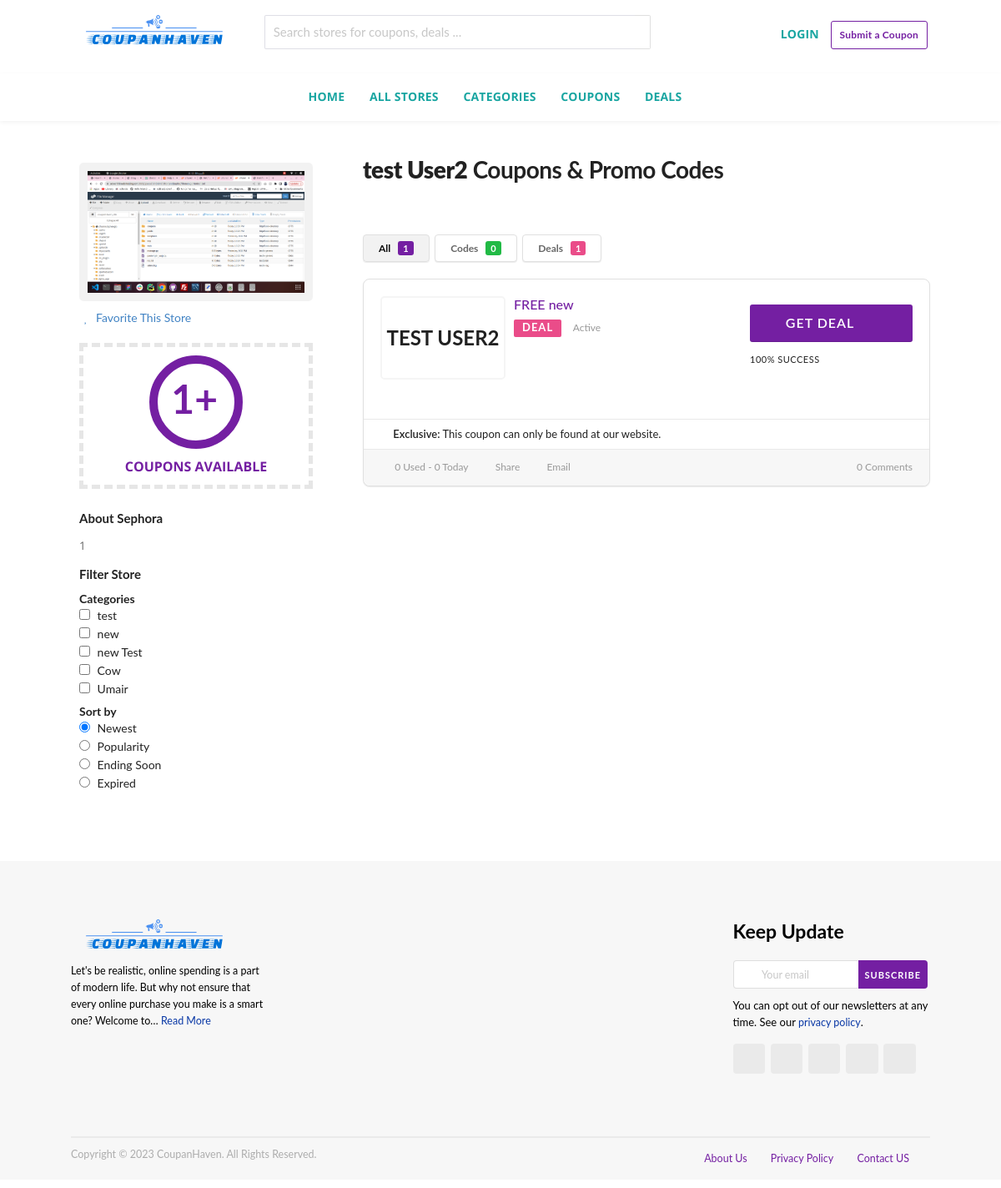
Page /stores/store_detail/1/1/ on the earlier database version.
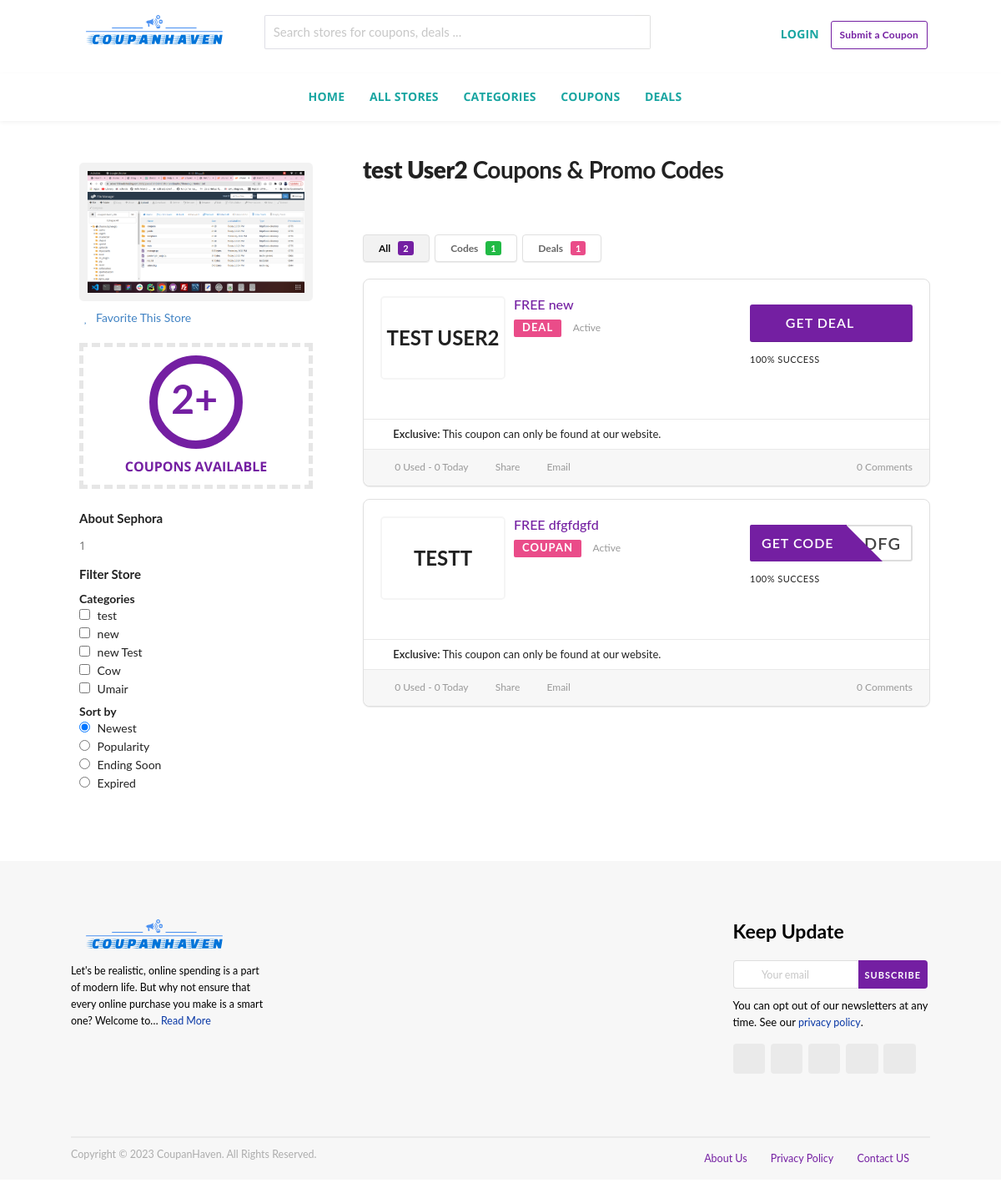
Same page on the later database version.
### web/models.py (models this page shows, shortened)
class Store(models.Model):
    name = models.CharField(max_length=100)
    image = models.ImageField(upload_to='media/store_images/')
    deepLink = models.URLField()
    description = models.CharField(max_length=1000)

class Coupon(models.Model):
    name = models.CharField(max_length=100)
    slug = models.TextField()
    description = models.TextField()
    coupon_code = models.CharField(max_length=50)
    deeplink = models.URLField()
    store = models.ForeignKey(Store, on_delete=models.CASCADE)
    category = models.ForeignKey(Category, on_delete=models.CASCADE)
    is_deal = models.BooleanField(default=False)
    expires_at = models.DateTimeField()
    added_at = models.DateTimeField(auto_now_add=True)
    clicks = models.PositiveIntegerField(default=0)

class Category(models.Model):
    name = models.CharField(max_length=100)
    image = models.ImageField(upload_to='media/category_images/')
    icon = models.CharField(max_length=100)

### web/views.py (the view)
# urls.py: path('stores/store_detail/<int:pk>/<int:page>/', store_details, name='store-detail'),
def store_details(request,pk, page=1):
    page = int(page)
    items_per_page = 15
    all_coupons = Coupon.objects.filter(store__id=pk)
    store = Store.objects.filter(id=pk)
    code_count = all_coupons.filter(is_deal=False).count()
    deal_count = all_coupons.filter(is_deal=True).count()
    total_count = all_coupons.count()
    paginator = Paginator(all_coupons, items_per_page)
    coupons = paginator.page(page)
    categories = Category.objects.all()
    if page > 1:
        previous_page = paginator.page(page - 1)
        previous_coupons = previous_page.object_list
    else:
        previous_coupons = []
    return render(request, 'store_details.html', {
        'coupons': coupons,
        'previous_coupons': previous_coupons,
        'code_count': code_count,
        'deal_count': deal_count,
        'total_count': total_count,
        'stores': store,
        'categories': categories
    })

### web/templates/store_details.html (shortened to what the changed rows need)
{% extends 'base.html' %}
{% block main %}
    <div id="content" class="site-content">
        <div id="content-wrap" class="container left-sidebar">
            <div id="primary" class="content-area">
                <main id="main" class="site-main coupon-store-main" role="main">
                    <h1><strong>{% for store in stores %}{{ store.name }}{% endfor %}</strong> Coupons & Promo Codes
                    </h1>
                    <section class="coupon-filter" id="coupon-filter-bar">
                        <div data-target="#coupon-listings-store"
                             class="filter-coupons-by-type pointing filter-coupons-buttons">
                            <div class="coupons-types-wrap">
                                <div class="coupon-types-list">
                                    <a href=""
                                       class="store-filter-button ui button tiny filter-nav current" data-filter="all">All
                                        <span
                                                class="offer-count all-count">{{ total_count }}</span></a>
                                    <a href=""
                                       class="store-filter-button ui button tiny filter-nav " data-filter="code">Codes
                                        <span
                                                class="offer-count code-count">{{ code_count }}</span></a>
                                </div>
                            </div>
                        </div>
                    </section>
                    <section id="coupon-listings-store" class=" wpb_content_element">
                        <div class="ajax-coupons">
                            <div class="store-listings st-list-coupons couponstore-tpl-full">
                                {% for coupan in coupons %}
                                    <div data-id="{{ coupan.id }}"
                                         class="coupon-item has-thumb store-listing-item c-type-sale coupon-listing-item shadow-box coupon-expired">
                                        <div class="store-thumb-link">
                                            <div class="store-thumb text-thumb">
                                                <span class="thumb-padding">
				{{ coupan.name }}			</span>
                                            </div>
                                        </div>
                                        <div class="latest-coupon">
                                            <h3 class="coupon-title">
                                                <a title="{{ coupan.slug }}"
                                                   class="coupon-link" data-type="sale" data-coupon-id="{{ coupan.id }}"
                                                   data-aff-url="{{ coupan.deeplink }}" data-code="EARNPOINTS"
                                                        {% if coupan.is_deal is True %}
                                                   href=""
                                                        {% else %}
                                                   href="{% url 'coupan-detail' coupan.id %}"
                                                        {% endif %}
                                                >FREE
                                                    {{ coupan.slug }}</a></h3>
                                            <div class="c-type">
                                                {% if coupan.is_deal is True %}
                                                    <span class="c-code c-sale">Deal</span>
                                                {% else %}
                                                    <span class="c-code c-sale">Coupan</span>
                                                {% endif %}
                                                {% if coupon.expires_at < now %}
                                                    <span class="exp has-expired">Expired</span>
                                                {% else %}
                                                    <span class="exp has-expired">Active</span>
                                                {% endif %}
                                            </div>
                                        </div>
                                        <div class="coupon-detail coupon-button-type">
                                            {% if coupan.is_deal is True %}
                                                <a rel="nofollow" data-type="sale" data-coupon-id="{{ coupan.id }}"
                                                   data-aff-url="{{ coupan.deeplink }}"
                                                   class="coupon-deal coupon-button"
                                                   href="#">Get
                                                    Deal
                                                    <i class="shop icon"></i></a>
                                            {% else %}
                                                <a rel="nofollow" data-type="code" data-coupon-id="{{ coupan.id }}"
                                                   href="{% url 'coupan-detail' coupan.id %}"
                                                   class="coupon-button coupon-code"
                                                   data-tooltip="Click to Copy &amp; Open Site"
                                                   data-position="top center"
                                                   data-inverted=""
                                                   data-code="{{ coupan.coupon_code }}"
                                                   data-aff-url="{{ coupan.deeplink }}">
                                                    <span class="code-text"
                                                          rel="nofollow">{{ coupan.coupon_code }}</span>
                                                    <span class="get-code">Get Code</span>
                                                </a>
                                            {% endif %}
                                            <span class="voted-value">100% Success</span>
                                        </div>
                                        <div class="clear"></div>
                                        <div class="coupon-exclusive"><strong><i
                                                class="protect icon"></i>Exclusive:</strong> This coupon can only be
                                            found
                                            at our website.
                                        </div>
                                        <div class="coupon-footer coupon-listing-footer">
                                            <ul class="clearfix">
                                                <li><span><i
                                                        class="wifi icon"></i> {{ coupan.clicks }} Used - 0 Today</span>
                                                </li>
                                                <li><a title="Share it with your friend" data-reveal="reveal-share"
                                                       href="#"><i class="share alternate icon"></i> Share</a></li>
                                                <li><a title="Send this coupon to an email" data-reveal="reveal-email"
                                                       href="#"><i class="mail outline icon"></i> Email</a></li>
                                                <li><a title="Coupon Comments" data-reveal="reveal-comments" href="#"><i
                                                        class="comments outline icon"></i> 0 Comments</a></li>
                                            </ul>
                                        </div>
                                    </div>
                                {% endfor %}
                            </div>
                        </div>
                    </section>
                </main>
            </div>
            {% for store in stores %}
                <div id="secondary" class="widget-area sidebar store-sidebar" role="complementary">
                    <div class="header-thumb">
                        <div class="header-store-thumb">
                            <a rel="nofollow" target="_blank" title="{{ stores.name }}"
                               href="{{ store.deepLink }}">
                                <img width="200" height="48"
                                     src="{{ store.image.url }}"
                                     class="attachment-wpcoupon_small_thumb size-wpcoupon_small_thumb" alt=""
                                     decoding="async" title="75a584aa-013d-47ea-aa55-ecbc5f031ad0" loading="lazy"
                                     sizes="(max-width: 200px) 100vw, 200px"/> </a>
                        </div>
                        <a class="add-favorite" data-id="64" href="#"><i class="outline heart icon"></i><span>Favorite This Store</span></a>
                    </div>
                    <div class="coupon_available">
                        <span>
            <b> {{ total_count }}+ </b>
        </span>
                        <p>COUPONS AVAILABLE</p>
                    </div>
                    <h4 class="store-about-title">About Sephora</h4>
                    <div class="inner">
                        <div class="inner-content clearfix">
                            <div class="header-content">
                                <p>{{ store.description }}</p>
                            </div>
                        </div>
                    </div>
                    <aside class="widget widget_store_cat_filter">
                        <h4 class="widget-title">Filter Store</h4>
                        <div class="shadow-box">
                            <div class="store-cat-filter-wrapper store-cat-filter ui list">
                                <h5>Categories</h5>
                                {% for category in categories %}
                                    <div class="item">
                                        <label for="store-cat-filter-{{ category.id }}">
                                            <input
                                                    id="store-cat-filter-{{ category.id }}"
                                                    type="checkbox"
                                                    class="wpcoupon-cat-filter-item store-filter-cat store-filter-cat-item"
                                                    name="wpcoupon_cat_filter" value="{{ category.name }}"
                                            />
                                            <span class="cat-filter-name">{{ category.name }}</span>
                                        </label>
                                    </div>
                                {% endfor %}
                            </div>
                            <div class="store-filter-sortby-wrapper ui list">
                                <h5>Sort by</h5>
                                <div class="item">
                                    <label for="store-sortby-newest">
                                        <input id="store-sortby-newest" checked='checked' type="radio"
                                               class="store-filter-sortby sortby-newest store-filter-cat-item"
                                               name="store-filter-sortby" value="newest"/>
                                        <span class="filter-sortby-name">Newest</span>
                                    </label>
                                </div>
                                <div class="item">
                                    <label for="store-sortby-popularity">
                                        <input id="store-sortby-popularity" type="radio"
                                               class="store-filter-sortby sortby-popularity store-filter-cat-item"
                                               name="store-filter-sortby" value="popularity"/>
                                        <span class="filter-sortby-name">Popularity</span>
                                    </label>
                                </div>
                                <div class="item">
                                    <label for="store-sortby-endingsoon">
                                        <input id="store-sortby-endingsoon" type="radio"
                                               class="store-filter-sortby sortby-ending-soon store-filter-cat-item"
                                               name="store-filter-sortby" value="ending-soon"/>
                                        <span class="filter-sortby-name">Ending Soon</span>
                                    </label>
                                </div>
                                <div class="item">
                                    <label for="store-sortby-expired">
                                        <input id="store-sortby-expired" type="radio"
                                               class="store-filter-sortby sortby-expired store-filter-cat-item"
                                               name="store-filter-sortby" value="expired"/>
                                        <span class="filter-sortby-name">Expired</span>
                                    </label>
                                </div>
                            </div>
                        </div>
                    </aside>
                </div>
            {% endfor %}
        </div>
    </div>
{% endblock %}

Differences in the rows shown:
computed for Store "test User2": total_count "1" → "2"
added Coupon: name "TESTT", slug "dfgfdgfd", is_deal "COUPAN", coupon_code "DFG", clicks "0"
Other differences:
{{ total_count }}: "1" → "2"
{{ code_count }}: "0" → "1"
